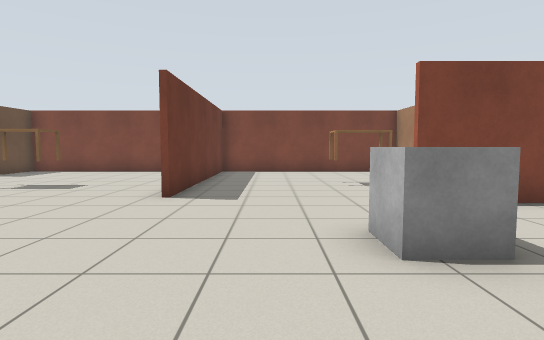
[1] (above)

16 first-person views from a walk through a world built for the Gazebo simulator. The camera is 1 m above the floor, tilts 4° down and sees 80° across. The floor is counted in squares, 1 m on a side. Each view is taken from the middle of a square. On the plan, view 1 faces up. The plan holds only what a view shows up to about 12 squares ahead; the rest is blank. Simple shapes stand in for some stock models.

[2]
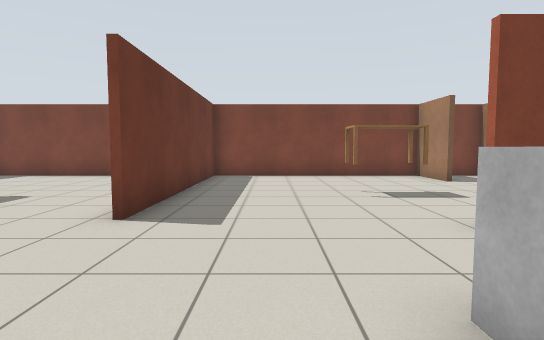

[3]
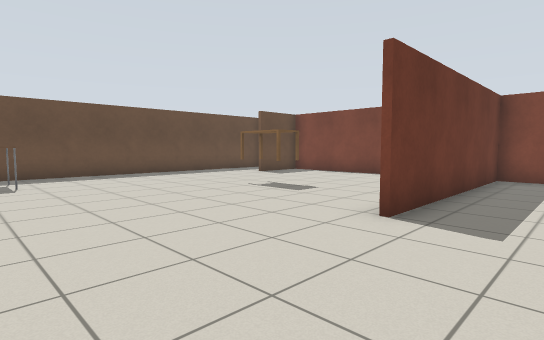

[4]
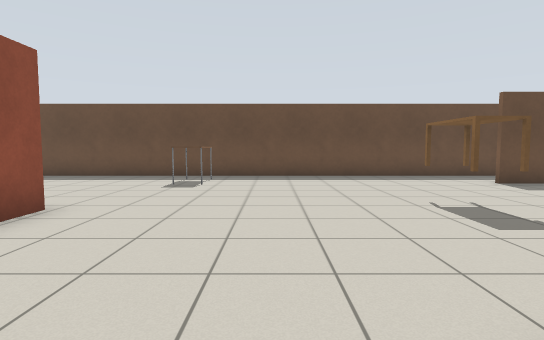

[5]
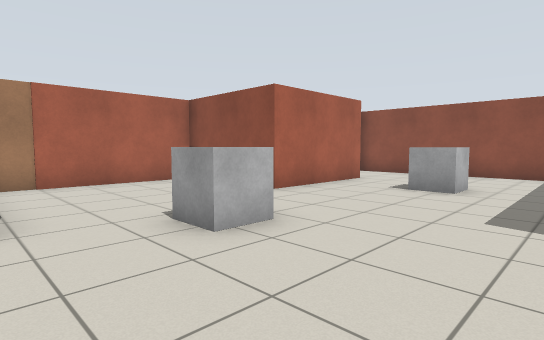

[6]
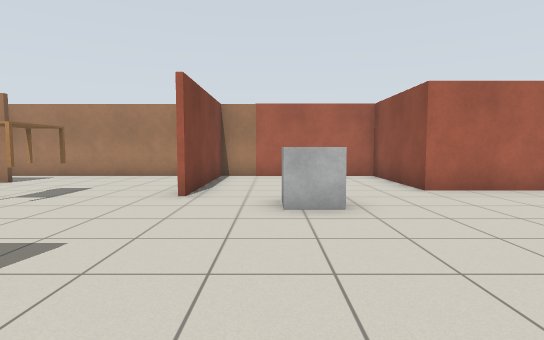

[7]
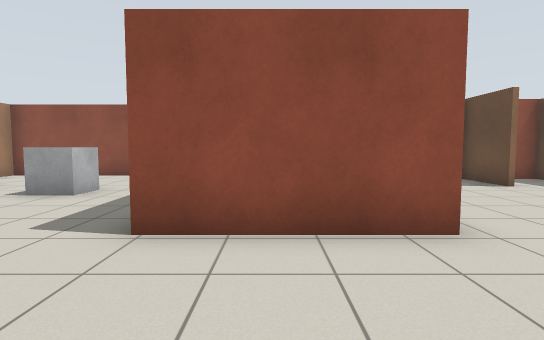

[8]
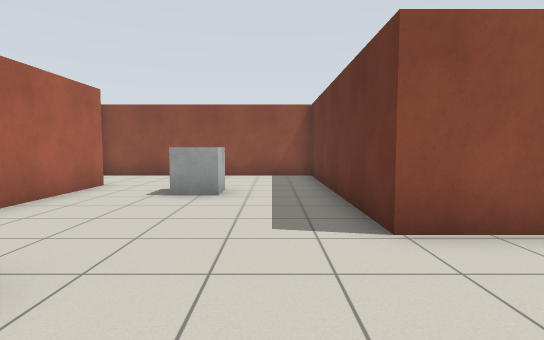

[9]
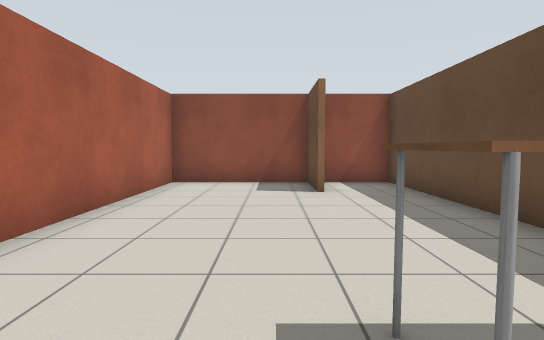

[10]
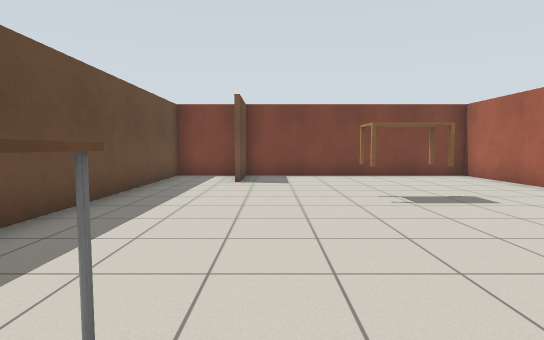

[11]
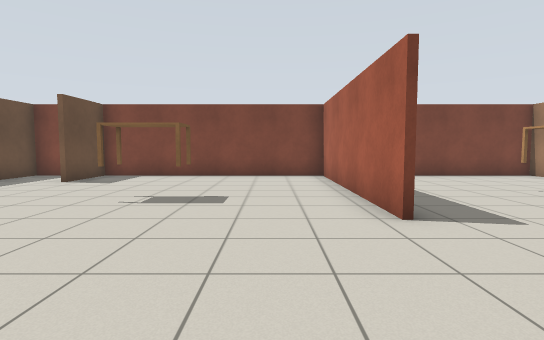

[12]
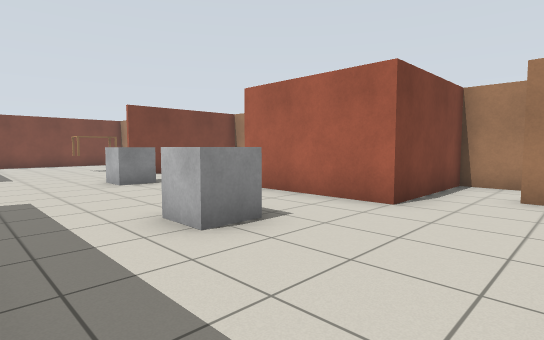

[13]
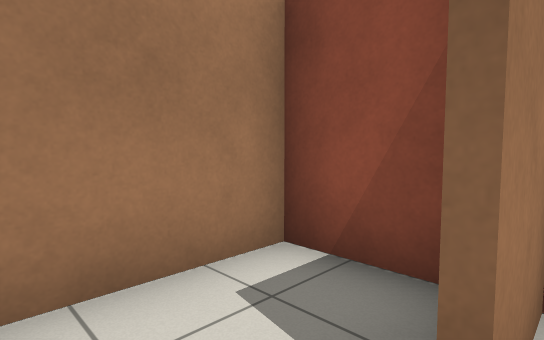

[14]
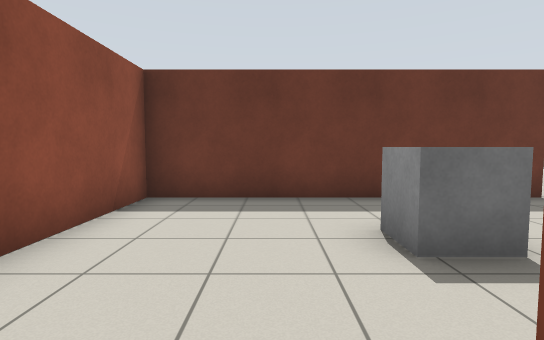

[15]
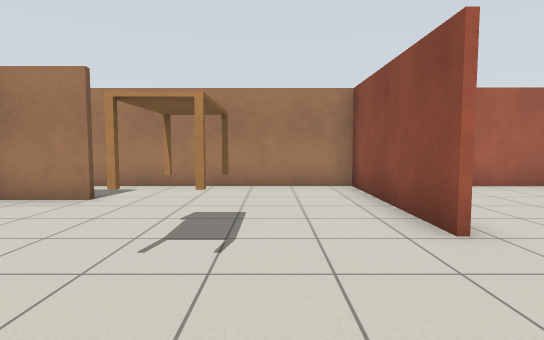

[16]
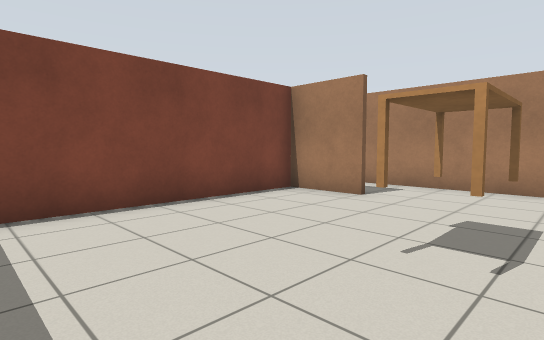

### Floor plan
Points are (right, up) in squares from view 1. A wall is a line through its corners. A room is listed if a view was taken in it or the views show most of it. See-through windows are left out.
Room 1 (views 1, 2, 3, 4, 5, 6, 7, 8, 9, 10, 11, 12, 13, 14, 15, 16)
walls: (-2.2, 6.4) (-2.2, 13.5); (-6.3, 1.4) (-2.4, 1.4) (-2.4, -6.5) (5.1, -6.5) (5.1, -5); (2.5, 5.9) (7.4, 5.9); (-2, 13.5) (-2, 6.4); (-9.9, -3.1) (-9.9, -5.1) (-6.1, -5.1) (-6.1, 0.7); (7.4, 5.8) (2.5, 5.8); (5.1, 11.4) (5.1, 13.5); (-10.2, 13.5) (-12.3, 13.5) (-12.3, -5.1) (-10.5, -5.1); (5.8, -6.5) (7.3, -6.5) (7.3, -3.5) (3.5, -3.5) (3.5, 0.5) (7.3, 0.5) (7.3, 13.5) (-9.9, 13.5) (-9.9, 11.2)
objects: table (-11, 3) to (-10, 3); table (-7, 8) to (-6, 8); grey box (0, -2) to (1, -2); grey box (1, 3) to (2, 4); table (2, 9) to (3, 9)

Where each view was taken, in squares from view 1:
view 1: 0 up, 0 right, facing up
view 2: 2 up, 0 right, facing up
view 3: 2 up, 0 right, facing up-left
view 4: 5 up, 1 left, facing left
view 5: 6 up, 2 left, facing down-right
view 6: 4 up, 4 left, facing right
view 7: 5 up, 4 left, facing down
view 8: 5 up, 1 left, facing down
view 9: 4 up, 9 left, facing down
view 10: 2 up, 9 left, facing up
view 11: 2 up, 4 left, facing up
view 12: 6 down, 2 left, facing up-right
view 13: 4 down, 5 right, facing down-right
view 14: 4 down, 4 right, facing left
view 15: 8 up, 1 left, facing right
view 16: 8 up, 1 left, facing up-right
